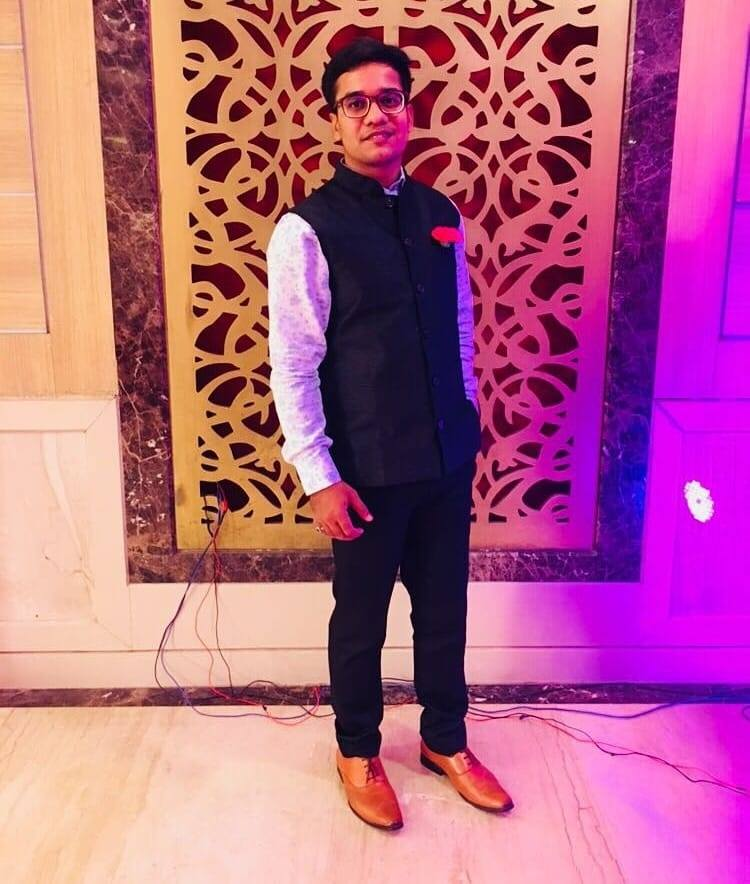
#> input picture rahul.jpg, 750 x 884 px
$ python 'Contrast Enhancement Filter 2.py'
#> lines starting #> are read from the running program, lines starting #| are printed output that depends on the picture
import matplotlib.image as mpimg
import cv2

def main():
    image_mp= cv2.imread("rahul.jpg")
#> image_mp is the input picture: shape (884, 750, 3); mean B, G, R 134.4, 98.4, 181.2
    r,c,p= image_mp.shape
#> r = 884; c = 750; p = 3
    for k in range (0,p):
        for i in range (0,r):
            for j in range (0,c):
                if image_mp[i][j][k]>=255//2:
                    image_mp[i][j][k] = image_mp[i][j][k]-50
                else:
                    image_mp[i][j][k] = image_mp[i][j][k]+50
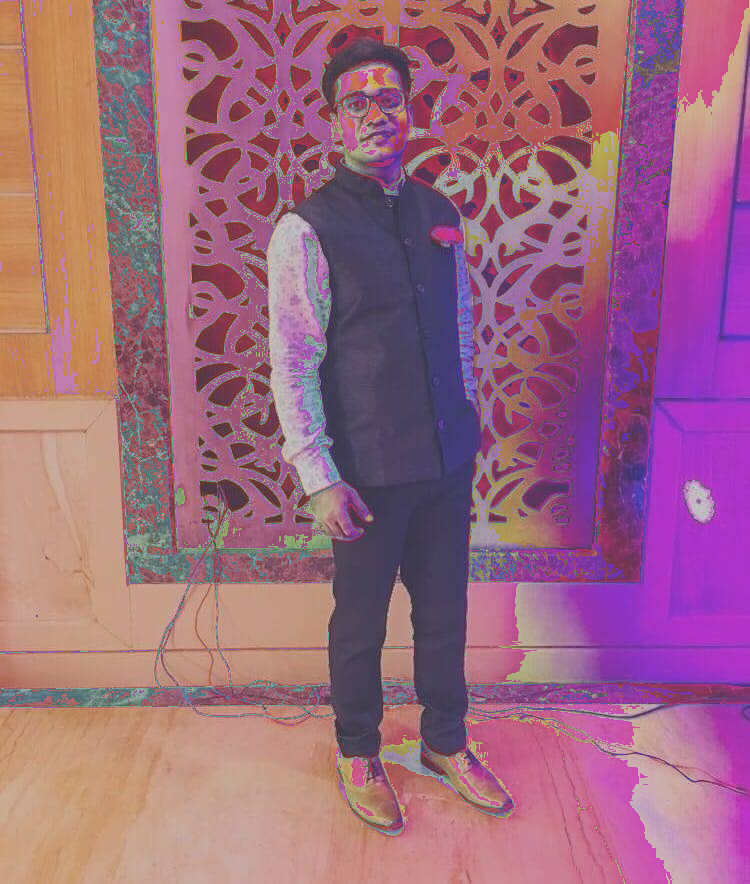
#> image_mp: shape (884, 750, 3); mean B, G, R 127.4, 104.1, 157.9
    cv2.imwrite("enhanced2_rahul.jpg",image_mp)


if __name__=="__main__":
    main()
